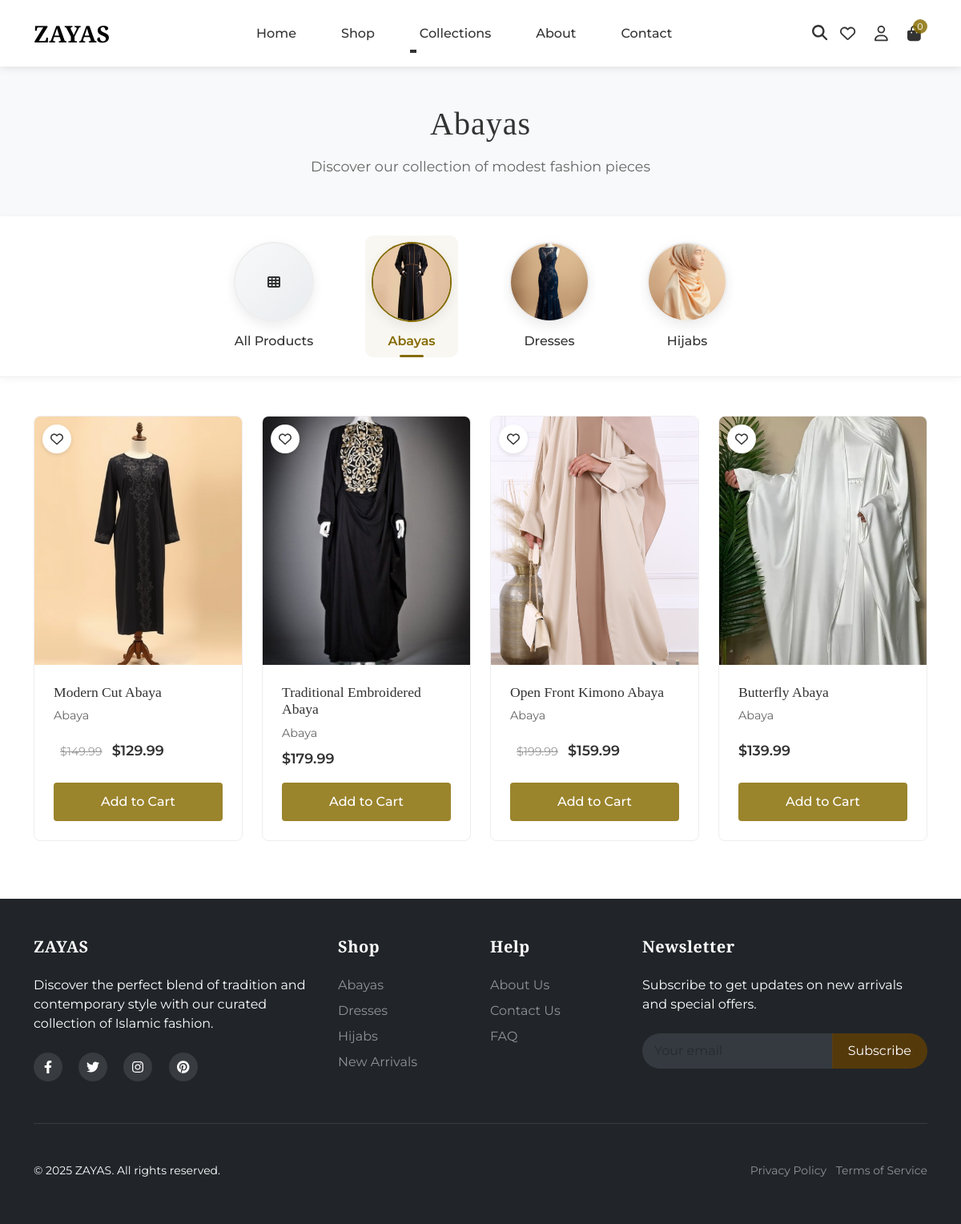
The page /views/home/shop.php?type=abaya on the database its author committed.
### tables this page shows
CREATE TABLE IF NOT EXISTS products (
    id INT AUTO_INCREMENT PRIMARY KEY,
    name VARCHAR(100) NOT NULL,
    type VARCHAR(50) NOT NULL,
    description TEXT,
    price DECIMAL(10, 2) NOT NULL,
    old_price DECIMAL(10, 2),
    image_path VARCHAR(255) NOT NULL,
    is_new BOOLEAN DEFAULT 0,
    quantity INT DEFAULT 0,
    created_at TIMESTAMP DEFAULT CURRENT_TIMESTAMP
);

### config/config.php (called while the page is built, shortened)
<?php
function url($path) {
    return BASE_URL . $path;
}
function isLoggedIn() {
    return isset($_SESSION['user_id']);
}
function sanitize($input) {
    $input = trim($input);
    $input = strip_tags($input);
    $input = htmlspecialchars($input, ENT_QUOTES | ENT_HTML5, 'UTF-8');
    return $input;
}
?>

### controllers/HomeController.php (called while the page is built, shortened)
<?php
require_once __DIR__ . '/../models/ProductModel.php';
class HomeController {
    private $productModel;
    public function __construct($db) {
        $this->productModel = new ProductModel($db);
    }
    public function shop() {
        $type = isset($_GET['type']) ? sanitize($_GET['type']) : null;
        $search = isset($_GET['search']) ? sanitize($_GET['search']) : null;
        if ($search) {
            $products = $this->productModel->searchProducts($search);
            $title = 'Search Results for "' . $search . '"';
        } elseif ($type) {
            $products = $this->productModel->getProducts(null, $type);
            $title = ucfirst($type) . 's';
        } else {
            $products = $this->productModel->getProducts();
            $title = 'All Products';
        }
        return [
            'products' => $products,
            'title' => $title,
            'type' => $type,
            'search' => $search
        ];
    }
}
?>

### models/ProductModel.php (called while the page is built, shortened)
<?php
class ProductModel {
    private $conn;
    private $table = 'products';
    public function __construct($db) {
        $this->conn = $db;
    }
    public function getProducts($limit = null, $type = null, $isNew = null) {
        $query = "SELECT * FROM " . $this->table;
        $conditions = [];
        if ($type) {
            $conditions[] = "type = :type";
        }
        if (!empty($conditions)) {
            $query .= " WHERE " . implode(" AND ", $conditions);
        }
        $query .= " ORDER BY created_at DESC";
        $stmt = $this->conn->prepare($query);
        if ($type) {
            $stmt->bindParam(':type', $type);
        }
        $stmt->execute();
        return $stmt->fetchAll();
    }
}
?>

### views/home/shop.php (the view, shortened to what this page needs)
<?php
require_once '../../config/config.php';
require_once '../../controllers/HomeController.php';
$database = new Database();
$db = $database->getConnection();
$homeController = new HomeController($db);
$data = $homeController->shop();
$products = $data['products'];
$title = $data['title'];
$type = $data['type'];
include_once '../../includes/header.php';
?>
<section class="collection-banner">
    <div class="container">
        <h1><?php echo htmlspecialchars($title); ?></h1>
        <p>Discover our collection of modest fashion pieces</p>
    </div>
</section>
<section class="category-bubbles py-4">
    <div class="container">
        <div class="bubbles-container d-flex justify-content-center flex-wrap">
            <a href="<?php echo url('/views/home/shop.php'); ?>" class="category-bubble mx-3 <?php echo !$type ? 'active' : ''; ?>">
                <div class="bubble-img all-products">
                    <i class="fas fa-th"></i>
                </div>
                <p>All Products</p>
            </a>
            <a href="<?php echo url('/views/home/shop.php?type=abaya'); ?>" class="category-bubble mx-3 <?php echo $type == 'abaya' ? 'active' : ''; ?>">
                <div class="bubble-img">
                    <img src="<?php echo url('/public/images/blacksimpleabaya.png'); ?>" alt="Abayas">
                </div>
                <p>Abayas</p>
            </a>
            <a href="<?php echo url('/views/home/shop.php?type=dress'); ?>" class="category-bubble mx-3 <?php echo $type == 'dress' ? 'active' : ''; ?>">
                <div class="bubble-img">
                    <img src="<?php echo url('/public/images/bluedress.png'); ?>" alt="Dresses">
                </div>
                <p>Dresses</p>
            </a>
            <a href="<?php echo url('/views/home/shop.php?type=hijab'); ?>" class="category-bubble mx-3 <?php echo $type == 'hijab' ? 'active' : ''; ?>">
                <div class="bubble-img">
                    <img src="<?php echo url('/public/images/biegehijab.png'); ?>" alt="Hijabs">
                </div>
                <p>Hijabs</p>
            </a>
        </div>
    </div>
</section>
<section class="shop-content section-padding">
    <div class="container">
        <div>
                <?php if (empty($products)): ?>
                <div class="no-products-found">
                    <p>No products found.</p>
                </div>
                <?php else: ?>
                <div class="row">
                    <?php foreach ($products as $product): ?>
                    <div class="col-6 col-md-4 col-lg-3 mb-4">
                        <div class="product-card">
                            <div class="product-image-container">
                                <a href="<?php echo url('/views/home/product.php?id=' . $product['id']); ?>" class="product-image">
                                    <img src="<?php echo url('/public/images/' . $product['image_path']); ?>" alt="<?php echo htmlspecialchars($product['name']); ?>" class="img-fluid">
                                </a>
                                <div class="wishlist-icon">
                                    <?php if (isLoggedIn()): ?>
                                    <form action="<?php echo url('/controllers/wishlist/add.php'); ?>" method="post">
                                        <input type="hidden" name="product_id" value="<?php echo $product['id']; ?>">
                                        <button type="submit" class="btn-wishlist">
                                            <i class="far fa-heart"></i>
                                        </button>
                                    </form>
                                    <?php else: ?>
                                    <a href="<?php echo url('/views/auth/login.php'); ?>" class="btn-wishlist">
                                        <i class="far fa-heart"></i>
                                    </a>
                                    <?php endif; ?>
                                </div>
                            </div>
                            <div class="product-info">
                                <h3 class="product-title">
                                    <a href="<?php echo url('/views/home/product.php?id=' . $product['id']); ?>"><?php echo htmlspecialchars($product['name']); ?></a>
                                </h3>
                                <p class="product-type"><?php echo ucfirst(htmlspecialchars($product['type'])); ?></p>
                                <div class="product-price">
                                    <?php if (isset($product['old_price']) && $product['old_price'] > 0): ?>
                                    <span class="old-price">$<?php echo number_format($product['old_price'], 2); ?></span>
                                    <?php endif; ?>
                                    <span class="current-price">$<?php echo number_format($product['price'], 2); ?></span>
                                </div>
                                <div class="product-actions">
                                    <?php if (isLoggedIn()): ?>
                                        <?php if ($product['quantity'] <= 0): ?>
                                        <button type="button" class="btn-add-to-cart disabled" disabled>Out of Stock</button>
                                        <?php else: ?>
                                        <form action="<?php echo url('/controllers/cart/add.php'); ?>" method="post">
                                            <input type="hidden" name="product_id" value="<?php echo $product['id']; ?>">
                                            <button type="submit" class="btn-add-to-cart">Add to Cart</button>
                                        </form>
                                        <?php endif; ?>
                                    <?php else: ?>
                                        <?php if ($product['quantity'] <= 0): ?>
                                        <button type="button" class="btn-add-to-cart disabled" disabled>Out of Stock</button>
                                        <?php else: ?>
                                        <a href="<?php echo url('/views/auth/login.php'); ?>" class="btn-add-to-cart">Add to Cart</a>
                                        <?php endif; ?>
                                    <?php endif; ?>
                                </div>
                            </div>
                        </div>
                    </div>
                    <?php endforeach; ?>
                </div>
                <?php endif; ?>
        </div>
    </div>
</section>
<?php
include_once '../../includes/footer.php';
?>

### public/css/product-card.css (style rules this page uses)
.product-image-container { position: relative; overflow: hidden; background-color: #f8f9fa; }
.product-image { display: block; width: 100%; transition: transform 0.5s ease; }
.product-image { position: relative; overflow: hidden; width: 100%; }
.product-image img { width: 100% !important; height: 100% !important; object-fit: cover !important; transition: transform 0.5s ease; max-width: none !important; }
.wishlist-icon { position: absolute; top: 10px; left: 10px; z-index: 10; }
.btn-wishlist { background-color: white; color: #333; border: none; width: 36px; height: 36px; border-radius: 50%; display: flex; align-items: center; justify-content: center; cursor: pointer; box-shadow: 0 2px 5px rgba(0, 0, 0, 0.1); transition: all 0.3s ease; }
.product-info { padding: 1.5rem; flex-grow: 1; display: flex; flex-direction: column; }
.product-title { font-size: 1.1rem; margin-bottom: 0.5rem; }
.product-title a { color: #333; text-decoration: none; transition: color 0.3s ease; }
.product-type { color: #666; font-size: 0.9rem; margin-bottom: 0.5rem; text-transform: capitalize; }
.product-price { margin-bottom: 1rem; }
.old-price { color: #999; text-decoration: line-through; margin-right: 0.5rem; font-size: 0.9rem; }
.current-price, .price { color: #333; font-weight: 600; font-size: 1.1rem; }
.product-actions { margin-top: auto; }
.btn-add-to-cart { width: 100%; padding: 0.75rem; background-color: #333; color: #fff; border: none; border-radius: 4px; font-weight: 500; cursor: pointer; transition: all 0.3s ease; text-align: center; text-decoration: none; display: inline-block; }

### rows shown on the page
products: image_path (picture), name "Modern Cut Abaya", type "Abaya", old_price "149.99", price "129.99"
products: image_path (picture), name "Traditional Embroidered Abaya", type "Abaya", price "179.99"
products: image_path (picture), name "Open Front Kimono Abaya", type "Abaya", old_price "199.99", price "159.99"
products: image_path (picture), name "Butterfly Abaya", type "Abaya", price "139.99"

### other values the page prints
$cartCount "0"
$title "Abayas"
